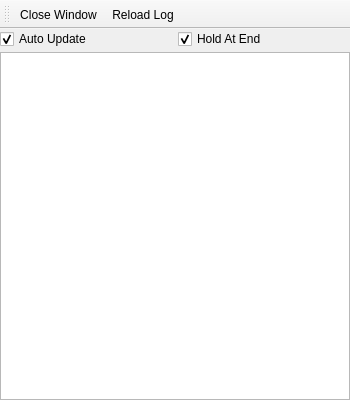
<?xml version="1.0" encoding="UTF-8"?>
<ui version="4.0">
 <class>LogWindow</class>
 <widget class="QMainWindow" name="LogWindow">
  <property name="geometry">
   <rect>
    <x>0</x>
    <y>0</y>
    <width>350</width>
    <height>400</height>
   </rect>
  </property>
  <property name="sizePolicy">
   <sizepolicy hsizetype="Minimum" vsizetype="Fixed">
    <horstretch>0</horstretch>
    <verstretch>0</verstretch>
   </sizepolicy>
  </property>
  <property name="minimumSize">
   <size>
    <width>300</width>
    <height>150</height>
   </size>
  </property>
  <property name="windowTitle">
   <string>Log</string>
  </property>
  <property name="windowIcon">
   <iconset resource="../resources/resources.qrc">
    <normaloff>:/icons/sbc_icon.png</normaloff>:/icons/sbc_icon.png</iconset>
  </property>
  <widget class="QWidget" name="centralwidget">
   <layout class="QGridLayout" name="gridLayout">
    <property name="leftMargin">
     <number>0</number>
    </property>
    <property name="topMargin">
     <number>0</number>
    </property>
    <property name="rightMargin">
     <number>0</number>
    </property>
    <property name="bottomMargin">
     <number>0</number>
    </property>
    <property name="verticalSpacing">
     <number>3</number>
    </property>
    <item row="0" column="1">
     <widget class="QCheckBox" name="auto_update_box">
      <property name="accessibleName">
       <string/>
      </property>
      <property name="text">
       <string>Auto Update</string>
      </property>
      <property name="checked">
       <bool>true</bool>
      </property>
     </widget>
    </item>
    <item row="0" column="2">
     <widget class="QCheckBox" name="hold_end_box">
      <property name="text">
       <string>Hold At End</string>
      </property>
      <property name="checked">
       <bool>true</bool>
      </property>
     </widget>
    </item>
    <item row="3" column="1" colspan="2">
     <widget class="QPlainTextEdit" name="log_box"/>
    </item>
   </layout>
  </widget>
  <widget class="QToolBar" name="toolBar">
   <property name="windowTitle">
    <string>toolBar</string>
   </property>
   <attribute name="toolBarArea">
    <enum>TopToolBarArea</enum>
   </attribute>
   <attribute name="toolBarBreak">
    <bool>false</bool>
   </attribute>
   <addaction name="actionClose_Window"/>
   <addaction name="actionReload_Log"/>
  </widget>
  <action name="actionClose_Window">
   <property name="icon">
    <iconset resource="../resources/resources.qrc">
     <normaloff>:/icons/quit.png</normaloff>:/icons/quit.png</iconset>
   </property>
   <property name="text">
    <string>Close Window</string>
   </property>
   <property name="toolTip">
    <string>Close Window</string>
   </property>
   <property name="shortcut">
    <string>Ctrl+W</string>
   </property>
   <property name="menuRole">
    <enum>QAction::NoRole</enum>
   </property>
  </action>
  <action name="actionReload_Log">
   <property name="icon">
    <iconset resource="../resources/resources.qrc">
     <normaloff>:/icons/reload.png</normaloff>:/icons/reload.png</iconset>
   </property>
   <property name="text">
    <string>Reload Log</string>
   </property>
   <property name="toolTip">
    <string>Reload Log</string>
   </property>
   <property name="shortcut">
    <string>Ctrl+R</string>
   </property>
   <property name="menuRole">
    <enum>QAction::NoRole</enum>
   </property>
  </action>
 </widget>
 <resources>
  <include location="../resources/resources.qrc"/>
 </resources>
 <connections>
  <connection>
   <sender>actionClose_Window</sender>
   <signal>triggered()</signal>
   <receiver>LogWindow</receiver>
   <slot>close()</slot>
   <hints>
    <hint type="sourcelabel">
     <x>-1</x>
     <y>-1</y>
    </hint>
    <hint type="destinationlabel">
     <x>174</x>
     <y>199</y>
    </hint>
   </hints>
  </connection>
  <connection>
   <sender>actionReload_Log</sender>
   <signal>triggered()</signal>
   <receiver>LogWindow</receiver>
   <slot>load_log()</slot>
   <hints>
    <hint type="sourcelabel">
     <x>-1</x>
     <y>-1</y>
    </hint>
    <hint type="destinationlabel">
     <x>174</x>
     <y>199</y>
    </hint>
   </hints>
  </connection>
 </connections>
 <slots>
  <slot>load_log()</slot>
 </slots>
</ui>
